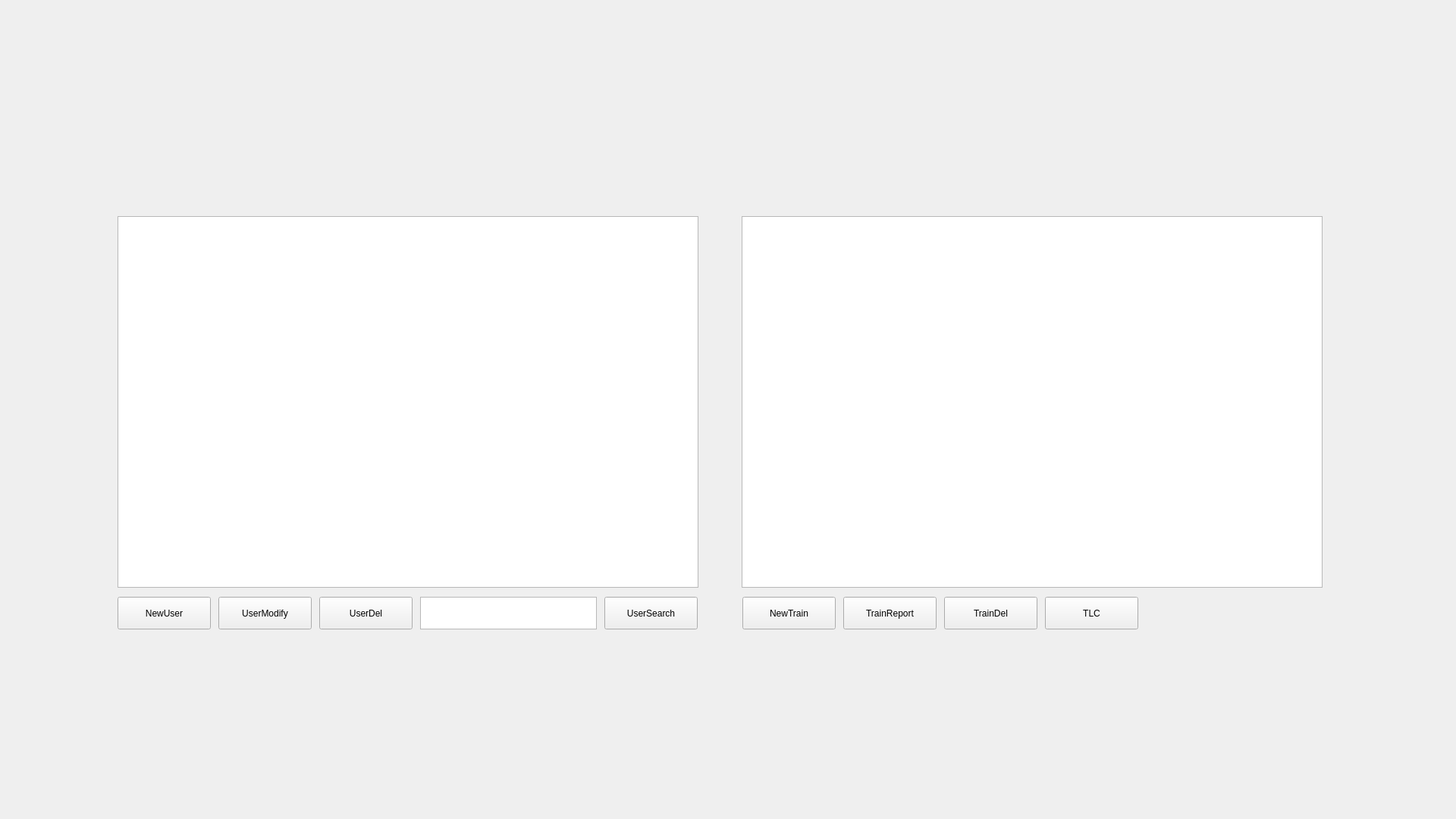
<?xml version="1.0" encoding="UTF-8"?>
<ui version="4.0">
 <class>Registration</class>
 <widget class="QDialog" name="Registration">
  <property name="geometry">
   <rect>
    <x>0</x>
    <y>0</y>
    <width>1920</width>
    <height>1080</height>
   </rect>
  </property>
  <property name="contextMenuPolicy">
   <enum>Qt::NoContextMenu</enum>
  </property>
  <property name="windowTitle">
   <string/>
  </property>
  <widget class="QTableView" name="TableUserInfo">
   <property name="geometry">
    <rect>
     <x>155</x>
     <y>285</y>
     <width>766</width>
     <height>490</height>
    </rect>
   </property>
   <property name="focusPolicy">
    <enum>Qt::NoFocus</enum>
   </property>
   <property name="contextMenuPolicy">
    <enum>Qt::NoContextMenu</enum>
   </property>
  </widget>
  <widget class="QTableView" name="TableTrainInfo">
   <property name="geometry">
    <rect>
     <x>978</x>
     <y>285</y>
     <width>766</width>
     <height>490</height>
    </rect>
   </property>
   <property name="focusPolicy">
    <enum>Qt::NoFocus</enum>
   </property>
   <property name="contextMenuPolicy">
    <enum>Qt::NoContextMenu</enum>
   </property>
  </widget>
  <widget class="QLabel" name="label">
   <property name="geometry">
    <rect>
     <x>0</x>
     <y>0</y>
     <width>1920</width>
     <height>1080</height>
    </rect>
   </property>
   <property name="contextMenuPolicy">
    <enum>Qt::NoContextMenu</enum>
   </property>
   <property name="styleSheet">
    <string notr="true">background-image: url(:/NNTC/Resources/page2/21.jpg);</string>
   </property>
   <property name="text">
    <string/>
   </property>
  </widget>
  <widget class="QPushButton" name="ButtonUserNew">
   <property name="geometry">
    <rect>
     <x>155</x>
     <y>787</y>
     <width>123</width>
     <height>43</height>
    </rect>
   </property>
   <property name="focusPolicy">
    <enum>Qt::NoFocus</enum>
   </property>
   <property name="contextMenuPolicy">
    <enum>Qt::NoContextMenu</enum>
   </property>
   <property name="text">
    <string>NewUser</string>
   </property>
  </widget>
  <widget class="QPushButton" name="ButtonUserModify">
   <property name="geometry">
    <rect>
     <x>288</x>
     <y>787</y>
     <width>123</width>
     <height>43</height>
    </rect>
   </property>
   <property name="focusPolicy">
    <enum>Qt::NoFocus</enum>
   </property>
   <property name="contextMenuPolicy">
    <enum>Qt::NoContextMenu</enum>
   </property>
   <property name="text">
    <string>UserModify</string>
   </property>
  </widget>
  <widget class="QPushButton" name="ButtonUserDel">
   <property name="geometry">
    <rect>
     <x>421</x>
     <y>787</y>
     <width>123</width>
     <height>43</height>
    </rect>
   </property>
   <property name="focusPolicy">
    <enum>Qt::NoFocus</enum>
   </property>
   <property name="contextMenuPolicy">
    <enum>Qt::NoContextMenu</enum>
   </property>
   <property name="text">
    <string>UserDel</string>
   </property>
  </widget>
  <widget class="QTextEdit" name="textEdit">
   <property name="geometry">
    <rect>
     <x>554</x>
     <y>787</y>
     <width>233</width>
     <height>43</height>
    </rect>
   </property>
   <property name="focusPolicy">
    <enum>Qt::NoFocus</enum>
   </property>
   <property name="contextMenuPolicy">
    <enum>Qt::NoContextMenu</enum>
   </property>
  </widget>
  <widget class="QPushButton" name="ButtonUserSearch">
   <property name="geometry">
    <rect>
     <x>797</x>
     <y>787</y>
     <width>123</width>
     <height>43</height>
    </rect>
   </property>
   <property name="focusPolicy">
    <enum>Qt::NoFocus</enum>
   </property>
   <property name="contextMenuPolicy">
    <enum>Qt::NoContextMenu</enum>
   </property>
   <property name="text">
    <string>UserSearch</string>
   </property>
  </widget>
  <widget class="QPushButton" name="ButtonTrainDel">
   <property name="geometry">
    <rect>
     <x>1245</x>
     <y>787</y>
     <width>123</width>
     <height>43</height>
    </rect>
   </property>
   <property name="focusPolicy">
    <enum>Qt::NoFocus</enum>
   </property>
   <property name="contextMenuPolicy">
    <enum>Qt::NoContextMenu</enum>
   </property>
   <property name="text">
    <string>TrainDel</string>
   </property>
  </widget>
  <widget class="QPushButton" name="ButtonTrainReport">
   <property name="geometry">
    <rect>
     <x>1112</x>
     <y>787</y>
     <width>123</width>
     <height>43</height>
    </rect>
   </property>
   <property name="focusPolicy">
    <enum>Qt::NoFocus</enum>
   </property>
   <property name="contextMenuPolicy">
    <enum>Qt::NoContextMenu</enum>
   </property>
   <property name="text">
    <string>TrainReport</string>
   </property>
  </widget>
  <widget class="QPushButton" name="ButtonTLC">
   <property name="geometry">
    <rect>
     <x>1378</x>
     <y>787</y>
     <width>123</width>
     <height>43</height>
    </rect>
   </property>
   <property name="focusPolicy">
    <enum>Qt::NoFocus</enum>
   </property>
   <property name="contextMenuPolicy">
    <enum>Qt::NoContextMenu</enum>
   </property>
   <property name="text">
    <string>TLC</string>
   </property>
  </widget>
  <widget class="QPushButton" name="ButtonTrainNew">
   <property name="geometry">
    <rect>
     <x>979</x>
     <y>787</y>
     <width>123</width>
     <height>43</height>
    </rect>
   </property>
   <property name="focusPolicy">
    <enum>Qt::NoFocus</enum>
   </property>
   <property name="contextMenuPolicy">
    <enum>Qt::NoContextMenu</enum>
   </property>
   <property name="text">
    <string>NewTrain</string>
   </property>
  </widget>
  <zorder>label</zorder>
  <zorder>TableUserInfo</zorder>
  <zorder>TableTrainInfo</zorder>
  <zorder>ButtonUserNew</zorder>
  <zorder>ButtonUserModify</zorder>
  <zorder>ButtonUserDel</zorder>
  <zorder>textEdit</zorder>
  <zorder>ButtonUserSearch</zorder>
  <zorder>ButtonTrainDel</zorder>
  <zorder>ButtonTrainReport</zorder>
  <zorder>ButtonTLC</zorder>
  <zorder>ButtonTrainNew</zorder>
 </widget>
 <resources>
  <include location="nntc.qrc"/>
 </resources>
 <connections/>
</ui>
